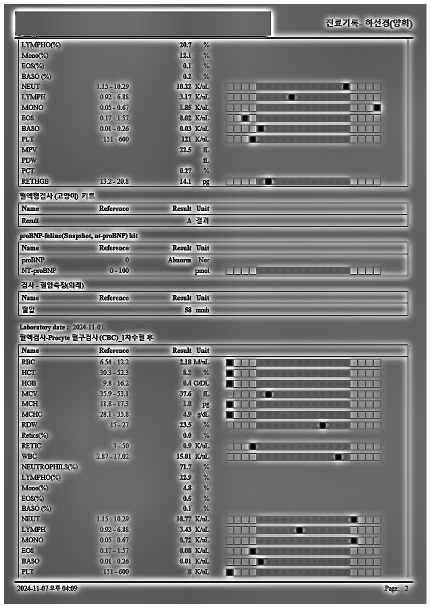
#> input picture test/debug_output/preprocessed_20241107.png, 861 x 1216 px (shown at 1/2 size); its folder holds only this picture in this run
$ jupyter execute --allow-errors parse_GPT-4V_3.ipynb   (shell and % lines are left out)
#> lines starting #> are read from the running program, lines starting #| are printed output that depends on the picture
#> the answer given: debug_output/preprocessed_20241107.png
# 🏥 고양이 의료 문서 분석

이 노트북은 고양이 혈액검사 파일을 멀티모달 LLM 으로 분석하여 데이터를 추출합니다.
(현재 GPT-4V)

## 주요 기능
- PDF → 이미지 변환
- 멀티모달 LLM을 통한 테이블 데이터 추출
- 의료 검사 결과 구조화
- 검사결과 분석

## 1. 환경 설정 및 라이브러리 로드

[cell 1]
# 필요한 라이브러리 설치

[cell 2]
from dotenv import load_dotenv
from openai import OpenAI

# 환경변수 로드
load_dotenv("/home/aidan/work/kosa-ict-genai-2025-2nd/src/exercise/aidanpark/.env")

# OpenAI 클라이언트 초기화
#> (the rest of this cell did not finish here and is left out)

## 2. 업로드 파일 전처리

[cell 3]
import io
from re import T
from typing import List, Dict, Any
import os
import fitz
import tempfile
from PIL import Image, ImageFilter, ImageOps
from typing import Callable, Sequence

import numpy as np
from pytesseract import image_to_data, Output
import pytesseract

# [19 lines left out: function pdf_to_images, not called in this run]

def open_with_exif(img_bytes: bytes):
    """
    1) 로드 + EXIF 회전 교정: 카메라 회전 정보가 있으면 실제 픽셀을 회전
    """
    img = Image.open(io.BytesIO(img_bytes))
#> img is the input picture: PIL image 861x1216 RGB; mean R, G, B 122, 122.1, 122
    try:
        img = ImageOps.exif_transpose(img)
    except Exception:
        pass
    return img

def flatten_transparency(img: Image.Image) -> Image.Image:
    """
    2) 투명 채널 플래튼: RGBA/LA → 흰 배경 위에 합성 (기호/점 주변 헤일로 방지)
    """
    if img.mode in ("RGBA", "LA"):
        bg = Image.new("RGB", img.size, (255, 255, 255))
        alpha = img.split()[-1]
        return Image.composite(img.convert("RGB"), bg, alpha)
    return img

def auto_crop_with_margin(img: Image.Image, margin: int = 10) -> Image.Image:
    """
    3) 자동 크롭: 흰 배경을 기준으로 내용물 bbox를 찾고 margin만큼 여유
    """
    gray = img.convert("L")
    inv = ImageOps.invert(gray)  # 흰색 배경 → 0, 잉크 → 양수
    bbox = inv.getbbox()
    if not bbox:
        return img
    x0, y0, x1, y1 = bbox
    x0 = max(0, x0 - margin)
    y0 = max(0, y0 - margin)
    x1 = min(img.width,  x1 + margin)
    y1 = min(img.height, y1 + margin)
    return img.crop((x0, y0, x1, y1))

def upscale_min_resolution(img: Image.Image, min_long_edge: int = 1200) -> Image.Image:
    """
    4) 해상도 표준화(업스케일만): 소수점/기호 선명도를 위해 최소 해상도 확보, 과대 크기는 축소하지 않음
    """
    w, h = img.size
    long_edge = max(w, h)
    if long_edge < min_long_edge:
        scale = min_long_edge / float(long_edge)
        img = img.resize((int(round(w * scale)), int(round(h * scale))), Image.LANCZOS)
    return img

def normalize_mode(img: Image.Image) -> Image.Image:
    """
    5) 모드 정규화: 이후 연산 호환을 위해 L 또는 RGB로 제한
    """
    if img.mode not in ("L", "RGB"):
        return img.convert("RGB")
    return img

def weak_autocontrast(img: Image.Image, cutoff: float = 0.4) -> Image.Image:
    """
    6) 자동 대비: 낮은 컷오프(0.4%)로 미세 픽셀(소수점·단위) 클리핑 방지
    """
    return ImageOps.autocontrast(img, cutoff=cutoff)

def conservative_sharpen(img: Image.Image, radius: float = 1.0, percent: int = 120, threshold: int = 3, enabled: bool = True) -> Image.Image:
    """
    7) 보수적 샤픈: 소수점 주변 헤일로 없이 스트로크만 강화
    """
    if not enabled:
        return img
    return img.filter(ImageFilter.UnsharpMask(radius=radius, percent=percent, threshold=threshold))

def to_grayscale(img: Image.Image, enabled: bool = True) -> Image.Image:
    """
    8) 그레이스케일: 문서형 이미지에서 텍스트 대비를 높여 인식 안정화
    """
    if enabled and img.mode != "L":
        return img.convert("L")
    return img

def table_smart_crop(
    img: Image.Image,
    enabled: bool = False,
    lang: str = "eng+kor",
    conf_min: int = 30,
    top_margin: int = 18,
    bottom_margin: int = 10,
    min_header_hits: int = 2,
    first_col_tolerance: int = 80,
    gap_multiplier: float = 2.8,
    min_rows: int = 5,
    debug: bool = True,
    min_table_height: int = 100,  # 🆕 최소 테이블 높이 파라미터
) -> Image.Image:
    """
    테이블 스마트 크롭(1순위: Tesseract TSV 앵커)
    - 상단: 헤더(국/영 키워드) 또는 바이오마커 열의 첫 클러스터 시작
    - 하단: 다음 헤더 직전 또는 큰 수직 공백(행간 중앙값*k) 직전
    - 여러 테이블이 있어도 가장 위 테이블 1개만 남김
    """
    if not enabled:
        if debug:
            print("[table_smart_crop] ⏭️ 비활성화 상태 - 원본 반환")
        return img

    if debug:
        print(f"[table_smart_crop] 🚀 시작 - 이미지 크기: {img.size}")

    try:
        pil = img if img.mode in ("L", "RGB") else img.convert("RGB")
        if debug:
            print(f"[table_smart_crop] 🖼️ 이미지 모드: {pil.mode}")

        # OCR
        if debug:
            print("[table_smart_crop] 📝 OCR 시작 (Tesseract)...")
        config = "--oem 3 --psm 4"
        data = image_to_data(pil, lang=lang, config=config, output_type=Output.DICT)
        n = len(data.get("text", []))
        if debug:
            print(f"[table_smart_crop] 📊 OCR 완료 - 총 {n}개 텍스트 요소 감지")

        if n == 0:
            if debug:
                print("[table_smart_crop] ⚠️ OCR 결과 없음 - 원본 반환")
            return img

        # 단어 토큰 필터링
        if debug:
            print(f"[table_smart_crop] 🔍 토큰 필터링 (최소 신뢰도: {conf_min})...")
        tokens = []
        for i in range(n):
            txt = (data["text"][i] or "").strip()
            if not txt:
                continue
            try:
                conf = float(data["conf"][i])
            except Exception:
                conf = -1
            if conf < conf_min:
                continue
            tokens.append(
                {
                    "text": txt,
                    "x": int(data["left"][i]),
                    "y": int(data["top"][i]),
                    "w": int(data["width"][i]),
                    "h": int(data["height"][i]),
                    "page": int(data["page_num"][i]),
                    "block": int(data["block_num"][i]),
                    "par": int(data["par_num"][i]),
                    "line": int(data["line_num"][i]),
                }
            )

        if debug:
            print(f"[table_smart_crop] ✅ 유효한 토큰: {len(tokens)}개")

        if not tokens:
            if debug:
                print("[table_smart_crop] ⚠️ 유효한 토큰 없음 - 원본 반환")
            return img

        # 라인 그룹핑
        if debug:
            print("[table_smart_crop] 📋 라인 그룹핑 시작...")
        from collections import defaultdict
        groups = defaultdict(list)
        for t in tokens:
            key = (t["page"], t["block"], t["par"], t["line"])
            groups[key].append(t)

        lines = []
        for key, group in groups.items():
            x0 = min(g["x"] for g in group)
            y0 = min(g["y"] for g in group)
            x1 = max(g["x"] + g["w"] for g in group)
            y1 = max(g["y"] + g["h"] for g in group)
            text_norm = " ".join(g["text"] for g in group).lower()
            lines.append({"x0": x0, "y0": y0, "x1": x1, "y1": y1, "text": text_norm})

        if debug:
            print(f"[table_smart_crop] ✅ 라인 그룹핑 완료: {len(lines)}개 라인")

        if not lines:
            if debug:
                print("[table_smart_crop] ⚠️ 라인 없음 - 원본 반환")
            return img

        lines.sort(key=lambda l: l["y0"])

        # 헤더 후보 판단(국/영 혼합)
        if debug:
            print("[table_smart_crop] 🔎 헤더 라인 검색 중...")
        header_kws = {
            "name", "unit", "result", "reference", "ref", "min", "max",
            "항목", "검사항목", "결과", "단위", "기준치", "참조치", "참고치"
        }
        def is_header(l) -> bool:
            hits = sum(1 for kw in header_kws if kw in l["text"])
            return hits >= min_header_hits and len(l["text"]) >= 4

        header_lines = [l for l in lines if is_header(l)]
        header_lines.sort(key=lambda l: l["y0"])

        if debug:
            print(f"[table_smart_crop] 📌 헤더 라인 발견: {len(header_lines)}개")
            if header_lines:
                for idx, h in enumerate(header_lines[:5]):  # 🆕 최대 5개만 출력
                    print(f"[table_smart_crop]    헤더 {idx+1}: y={h['y0']}, text='{h['text'][:50]}...'")

        # 바이오마커 앵커(헤더 실패 대비)
        if debug:
            print("[table_smart_crop] 🧬 바이오마커 검색 중...")
        biomarker_kws = {
            "rbc","hct","hgb","mcv","mch","mchc","plt","wbc",
            "retic","glucose","glu","bun","crea","creatinine","ast","alt","alp",
            "mpv","pct","rdw","neut","lymph","mono","eos","baso"
        }
        def has_biomarker(l) -> bool:
            t = l["text"].replace("−", "-")
            return any(kw in t for kw in biomarker_kws)

        # 상단 y 결정
        if header_lines:
            if debug:
                print("[table_smart_crop] ✅ 헤더 기반으로 상단 계산")
            top_header = header_lines[0]
            y_top = max(0, top_header["y0"] - top_margin)
            anchor_x = top_header["x0"]
            if debug:
                print(f"[table_smart_crop]    y_top={y_top}, anchor_x={anchor_x}")
        else:
            if debug:
                print("[table_smart_crop] 🔄 헤더 없음 - 바이오마커 앵커 사용")
            biomarker_lines = [l for l in lines if has_biomarker(l)]
            if not biomarker_lines:
                if debug:
                    print("[table_smart_crop] ❌ 바이오마커도 없음 - 원본 반환")
                return img

            if debug:
                print(f"[table_smart_crop] ✅ 바이오마커 라인: {len(biomarker_lines)}개")

            biomarker_lines.sort(key=lambda l: l["y0"])
            xs = np.array([l["x0"] for l in biomarker_lines])
            anchor_x = int(np.percentile(xs, 20))
            first_band = [l for l in biomarker_lines if abs(l["x0"] - anchor_x) <= first_col_tolerance] or biomarker_lines[:1]
            y_top = max(0, min(l["y0"] for l in first_band) - top_margin)
            if debug:
                print(f"[table_smart_crop]    y_top={y_top}, anchor_x={anchor_x}")

        # 🆕 하단 y 결정 (개선된 로직)
        if debug:
            print("[table_smart_crop] 📐 하단 경계 계산 중...")

        # 다음 헤더 필터링: 충분히 멀리 떨어진 헤더만 고려
        below_headers = [l for l in header_lines if l["y0"] > y_top + min_table_height]

        if debug:
            print(f"[table_smart_crop]    충분히 멀리 떨어진 헤더: {len(below_headers)}개 (최소 거리: {min_table_height}px)")

        if below_headers:
            # 다음 테이블의 헤더를 찾았다면 그 직전까지
            y_bottom = max(y_top + min_table_height, below_headers[0]["y0"] - 10)
            if debug:
                print(f"[table_smart_crop] ✅ 다음 테이블 헤더로 하단 결정: y_bottom={y_bottom}")
        else:
            # 다음 헤더가 없으면 공백 분석으로 하단 결정
            if debug:
                print("[table_smart_crop] 🔄 다음 헤더 없음 - 공백 분석으로 하단 결정")
            candidate = [l for l in lines if l["y0"] >= y_top]
            band = [l for l in candidate if abs(l["x0"] - anchor_x) <= first_col_tolerance]
            band.sort(key=lambda l: l["y0"])

            if debug:
                print(f"[table_smart_crop]    테이블 후보 라인: {len(band)}개")

            if len(band) < min_rows:
                if debug:
                    print(f"[table_smart_crop] ⚠️ 최소 행 수 부족 ({len(band)} < {min_rows})")
                    print(f"[table_smart_crop] 🔄 전체 라인에서 공백 분석 시도...")
                # 🆕 첫 열 제약 완화: 전체 라인에서 y_top 이후 모든 라인 고려
                band = [l for l in lines if l["y0"] >= y_top]
                band.sort(key=lambda l: l["y0"])

                if len(band) < min_rows:
                    if debug:
                        print(f"[table_smart_crop] ❌ 전체 라인도 부족 ({len(band)} < {min_rows}) - 원본 반환")
                    return img

            gaps = [band[i+1]["y0"] - band[i]["y1"] for i in range(len(band)-1)]
            med_gap = np.median([g for g in gaps if g >= 0]) if gaps else 20
            thresh = max(24, med_gap * gap_multiplier)

            if debug:
                print(f"[table_smart_crop]    행간 중앙값: {med_gap:.1f}px, 공백 임계값: {thresh:.1f}px")

            y_bottom = band[0]["y1"]
            prev_y1 = band[0]["y1"]
            row_count = 1
            for l in band[1:]:
                if (l["y0"] - prev_y1) > thresh:
                    if debug:
                        print(f"[table_smart_crop]    큰 공백 감지: {l['y0'] - prev_y1:.1f}px > {thresh:.1f}px")
                    break
                y_bottom = max(y_bottom, l["y1"])
                prev_y1 = l["y1"]
                row_count += 1

            y_bottom = min(img.height, int(y_bottom + bottom_margin))
            if debug:
                print(f"[table_smart_crop] ✅ 하단 결정: y_bottom={y_bottom}, 테이블 행 수={row_count}")

        # 최종 검증
        final_height = y_bottom - y_top
        if final_height < 64:
            if debug:
                print(f"[table_smart_crop] ❌ 테이블 높이 부족 ({final_height}px < 64px) - 원본 반환")
            return img

        # 크롭 실행
        cropped = img.crop((0, int(y_top), img.width, int(y_bottom)))
        if debug:
            print(f"[table_smart_crop] ✂️ 크롭 완료")
            print(f"[table_smart_crop]    원본: {img.size} → 크롭: {cropped.size}")
            print(f"[table_smart_crop]    영역: y_top={int(y_top)}, y_bottom={int(y_bottom)}")
            print(f"[table_smart_crop]    크롭 높이: {final_height}px")

        return cropped

    except Exception as e:
        if debug:
            print(f"[table_smart_crop] ❌ 오류 발생: {e}")
            import traceback
            traceback.print_exc()
        return img

# [27 lines left out: functions add_white_border, downscale_target_long_edge, save_png_bytes, not called in this run]

def apply_pipeline(img: Image.Image, steps: Sequence[tuple[Callable, dict]]) -> Image.Image:
    """
    체이닝 실행 유틸. [(func, kwargs), ...] 형태로 전달된 스텝을 순서대로 적용.
    """
    for func, kwargs in steps:
        img = func(img, **kwargs)
#> this loop made 8 passes
#> pass 2, in auto_crop_with_margin, `inv = ImageOps.invert(gray)`:
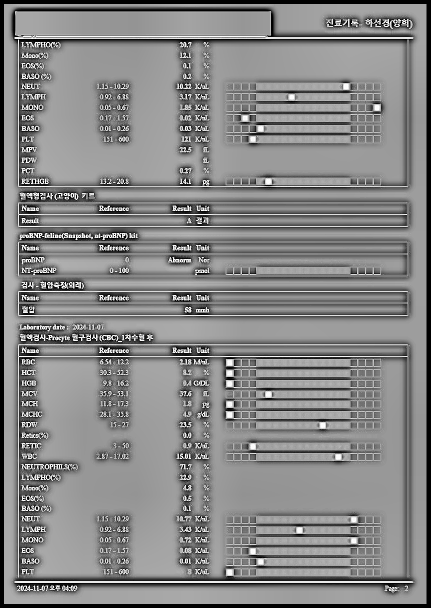
#> inv: PIL image 861x1216 L (shown at 1/2 size); min 0, max 255, mean 133
    return img

def preprocess_image_bytes(
    img_bytes: bytes,
    # 파라미터 (튜닝 편의)
    min_long_edge: int = 1200,
    target_long_edge: int = 1800,
    crop_margin: int = 10,
    autocontrast_cutoff: float = 0.4,
    sharpen_radius: float = 1.0,
    sharpen_percent: int = 120,
    sharpen_threshold: int = 3,
    grayscale: bool = True,
    add_border: int = 4,
    png_compress_level: int = 6,
    # 스위치(각 스텝 온/오프)
    do_exif: bool = True,
    do_flatten_alpha: bool = True,
    do_autocrop: bool = True,
    do_upscale_min: bool = True,
    do_normalize_mode: bool = True,
    do_autocontrast: bool = True,
    do_sharpen: bool = True,
    do_grayscale: bool = True,
    do_table_smart_crop: bool = True,
    do_add_border: bool = True,
    do_downscale_target: bool = True,
) -> bytes:
    """
    전처리 파이프라인(체이닝 가능):
    1) EXIF 회전 → 2) 알파 플래튼 → 3) 자동 크롭 → 4) 업스케일만 → 5) 모드 정규화
    6) autocontrast → 7) 샤픈 → 8) 그레이스케일 → 9) 테이블 스마트 크롭(빈) → 10) 테두리
    11) 다운스케일 → 12) PNG 저장
    """
    try:
        # 1) 로드(+EXIF)
        img = open_with_exif(img_bytes) if do_exif else Image.open(io.BytesIO(img_bytes))

        # 체이닝 스텝 구성
        steps: list[tuple[Callable, dict]] = []

        if do_flatten_alpha:
            steps.append((flatten_transparency, {}))
        if do_autocrop:
            steps.append((auto_crop_with_margin, dict(margin=crop_margin)))
        if do_upscale_min:
            steps.append((upscale_min_resolution, dict(min_long_edge=min_long_edge)))
        if do_normalize_mode:
            steps.append((normalize_mode, {}))
        if do_autocontrast:
            steps.append((weak_autocontrast, dict(cutoff=autocontrast_cutoff)))
        if do_sharpen:
            steps.append((conservative_sharpen, dict(radius=sharpen_radius, percent=sharpen_percent, threshold=sharpen_threshold, enabled=True)))
        if do_grayscale:
            steps.append((to_grayscale, dict(enabled=grayscale)))
        if do_table_smart_crop:
            steps.append((table_smart_crop, dict(enabled=True)))
        if do_add_border:
            steps.append((add_white_border, dict(border=add_border)))
        if do_downscale_target:
            steps.append((downscale_target_long_edge, dict(target_long_edge=target_long_edge)))

        # 실행
        img = apply_pipeline(img, steps)

        # 저장
        return save_png_bytes(img, compress_level=png_compress_level)

    except Exception:
        # 실패 시 원본 바이트 반환
        return img_bytes

[cell 4]
import json

class UploadedFileManager:
    def __init__(self):
        # 업로드된 파일들이 저장되는 리스트
        # self.files 의 구조 예시:
        # [
        #     {
        #         "name": "blood_test1.png",       # 파일 이름 (str)
        #         "content": b"...",               # 원본 파일 내용 (bytes)
        #         "io": <_io.BytesIO object>       # BytesIO 객체 (PIL/OpenCV 사용 가능)
        #     },
        #     {
        #         "name": "blood_test2.jpg",
        #         "content": b"...",
        #         "io": <_io.BytesIO object>
        #     }
        # ]
        self.files: List[Dict[str, Any]] = []

    def _make_image_record(self, name: str, content: bytes) -> Dict[str, Any]:
        return {"name": name, "content": content, "io": io.BytesIO(content)}

    # [95 lines left out: function handler, not called in this run]

[cell 5]
print("📂 전처리 테스트")
print("=" * 40)

# 사용자 입력 받기 (data/ 폴더 기본 경로)
filename = input("📄 data/ 폴더 내 파일명을 입력하세요: ").strip()

# 빈 입력 시 기본값 사용
if not filename:
    filename = "20241106.jpg"
    print(f"🔹 기본 파일 사용: {filename}")

# data/ 경로와 결합
file_path = f"data/{filename}"
print(f"📁 파일 경로: {file_path}")

# 파일 확장자 확인
file_ext = filename.lower().split('.')[-1]
is_pdf = file_ext == 'pdf'
is_image = file_ext in ['png', 'jpg', 'jpeg', 'tiff', 'bmp']

print(f"📋 파일 형식: {file_ext.upper()}")

# 이미지 파일 처리
print("🖼️ 이미지 파일 로드 중...")

# ---------------------------------------------
# preprocess_image_bytes 함수 호출
# ---------------------------------------------
#> (the rest of this cell did not finish here and is left out)

[cell 6]
print("📂 배치 전처리 시작")
print("=" * 60)

# data 폴더 경로
data_dir = "data"
output_dir = "debug_output"

# 출력 폴더 생성
os.makedirs(output_dir, exist_ok=True)

# 지원하는 이미지 확장자
supported_extensions = {'.png', '.jpg', '.jpeg', '.tiff', '.bmp', '.pdf'}

# data 폴더에서 모든 파일 찾기
#> (the rest of this cell did not finish here and is left out)

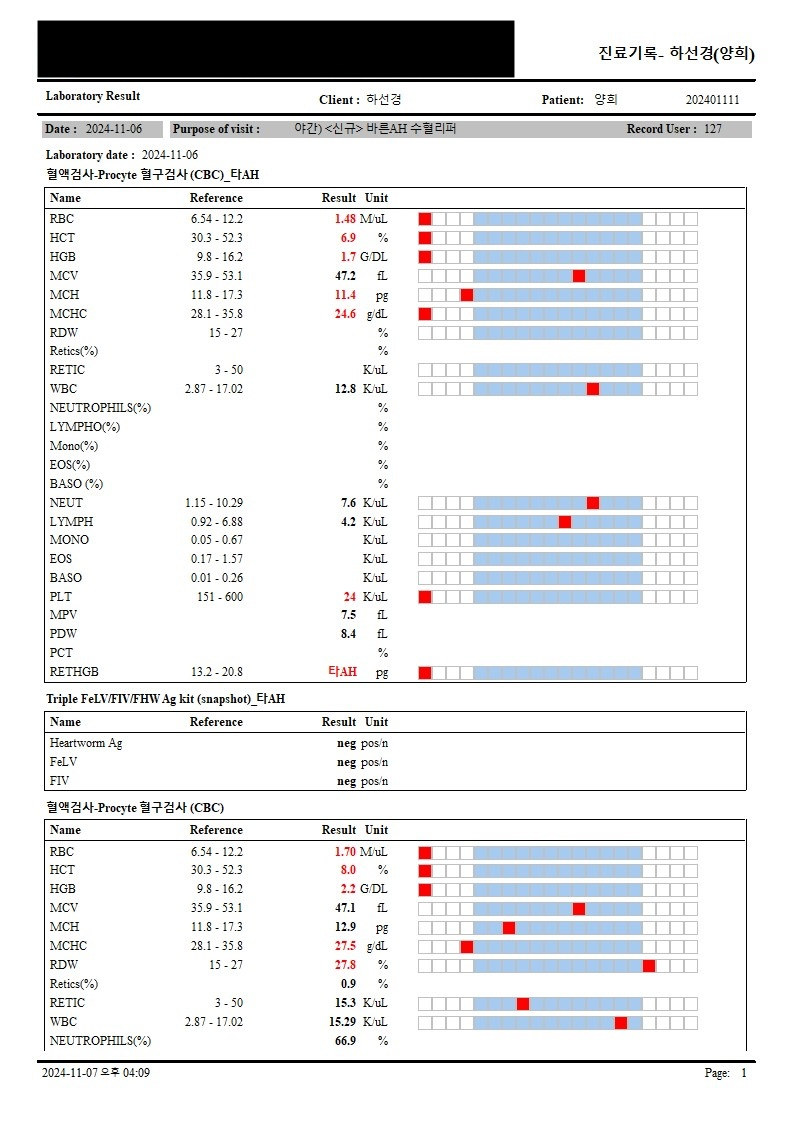
#> input picture test/data/20241106.jpg, 794 x 1123 px
#> in open_with_exif, img is the input picture: PIL image 794x1123 RGB; mean R, G, B 231.6, 232.5, 234
#> the loop in apply_pipeline (call 2), `for func, kwargs in steps:` made 8 passes
#> pass 2, in auto_crop_with_margin (call 2), `gray = img.convert("L")`:
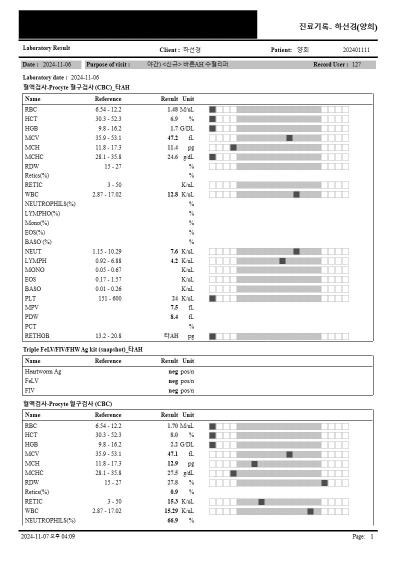
#> gray: PIL image 794x1123 L (shown at 1/2 size); min 0, max 255, mean 232.4
#> pass 2, in auto_crop_with_margin (call 2), `inv = ImageOps.invert(gray)`:
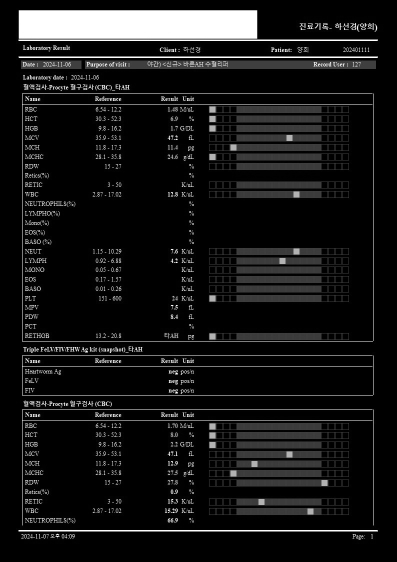
#> inv: PIL image 794x1123 L (shown at 1/2 size); min 0, max 255, mean 22.6
#> pass 2, in apply_pipeline (call 2), `img = func(img, **kwargs)`:
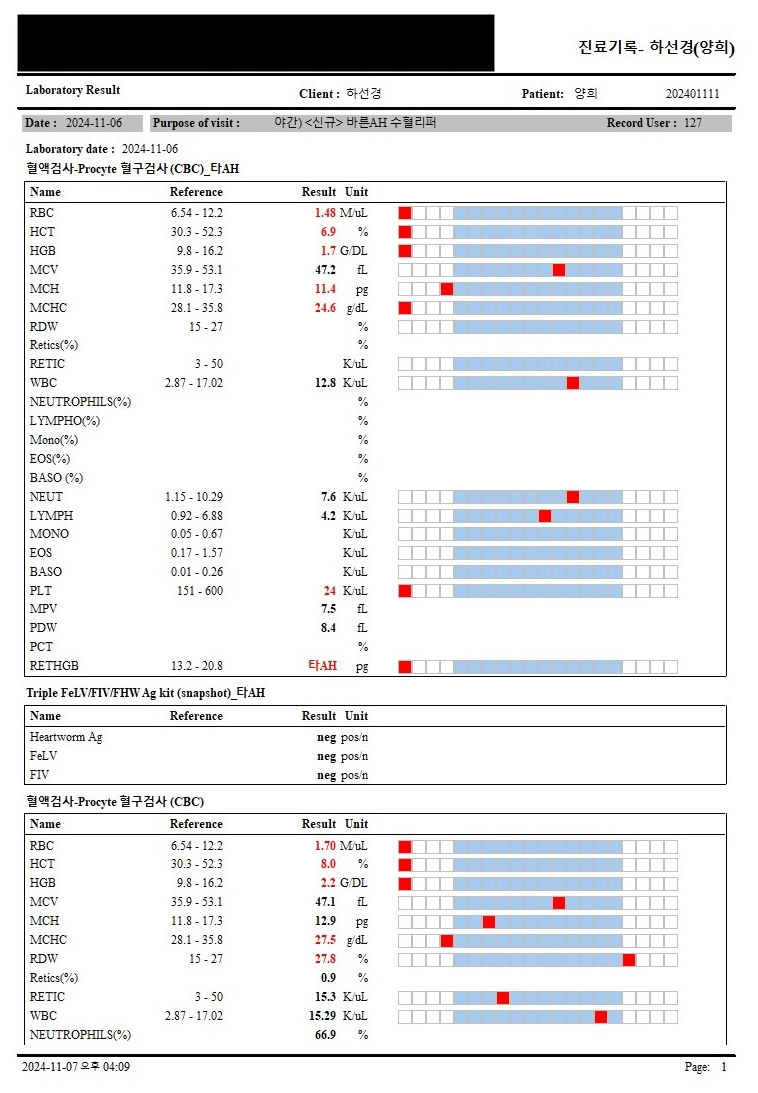
#> img: PIL image 758x1093 RGB; mean R, G, B 229.8, 230.8, 232.3
#> (the rest of the program and of its run is left out)
